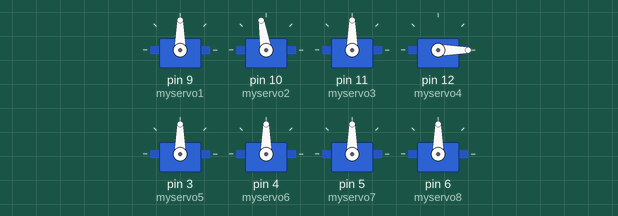
Bench run of a sketch on a simulated Arduino Uno, built with avr-gcc and run on an emulated ATmega328P. Shown: 8 × servo.

Above: at 0.15 s.
At 3.48 s:
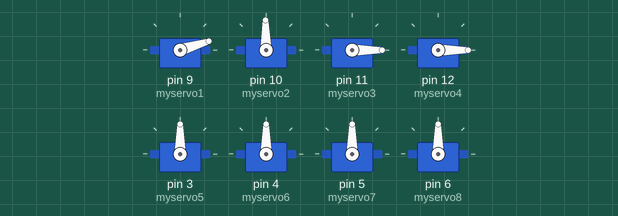
At 9.84 s:
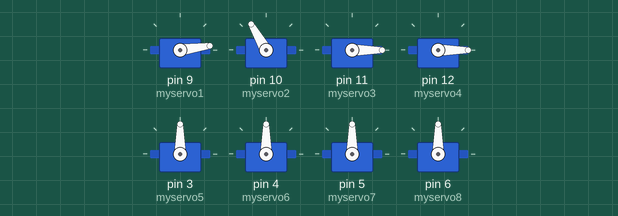
At 19.84 s:
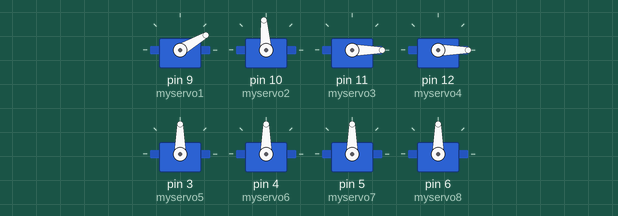
At 29.84 s:
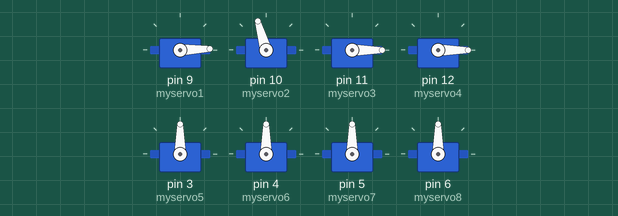
At 39.83 s:
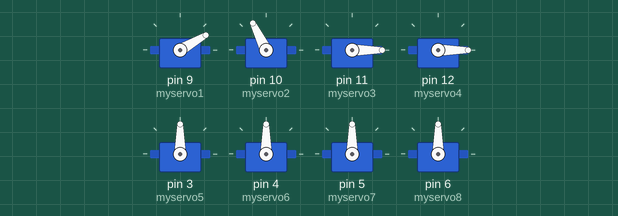
Timing chart, 0 to 40.0 s (numbered marks = the images above):
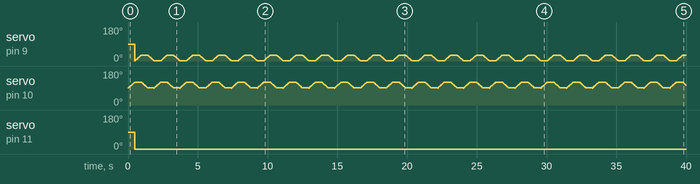

Measured:
- by itself, servo on pin 11 (myservo3): 90° → 0° at 0.47 s

The sketch:

quadrobot.ino
```cpp
#include <Servo.h>

Servo myservo1;
Servo myservo2;
Servo myservo3;
Servo myservo4;
Servo myservo5;
Servo myservo6;
Servo myservo7;
Servo myservo8;


int pos1 = 90;
int pos2 = 0;

void setup() {
  myservo1.attach(9);
  myservo2.attach(10);
  myservo3.attach(11);
  myservo4.attach(12);
  myservo5.attach(3);
  myservo6.attach(4);
  myservo7.attach(5);
  myservo8.attach(6);

}

void loop() {
  while(1)
  {
  while(pos1<121)
  {
  myservo2.write(pos1);
  myservo4.write(-pos1);
  delay(15);
  pos1=pos1+1;
  }

    while(pos2<31)
  {
  myservo1.write(pos2);
  myservo3.write(-pos2);
  delay(15);
  pos2=pos2+1;
  }
  while(pos1<121)
  {
  myservo6.write(pos1);
  myservo8.write(-pos1);
  delay(15);
  pos1=pos1+1;
  }
    while(pos2<31)
  {
  myservo5.write(pos2);
  myservo7.write(-pos2);
  delay(15);
  pos2=pos2+1;
  }
   while(pos1>90)
  {
  myservo2.write(pos1);
  myservo4.write(-pos1);
  delay(15);
  pos1=pos1-1;
  }
   while(pos2>1)
  {
  myservo1.write(pos2);
  myservo3.write(-pos2);
  delay(15);
  pos2=pos2-1;
  }
   while(pos1>90)
  {
  myservo6.write(pos1);
  myservo8.write(-pos1);
  delay(15);
  pos1=pos1-1;
  }
  while(pos2>1)
  {
  myservo5.write(pos2);
  myservo7.write(-pos2);
  delay(15);
  pos2=pos2-1;
  }
  }
}
```
